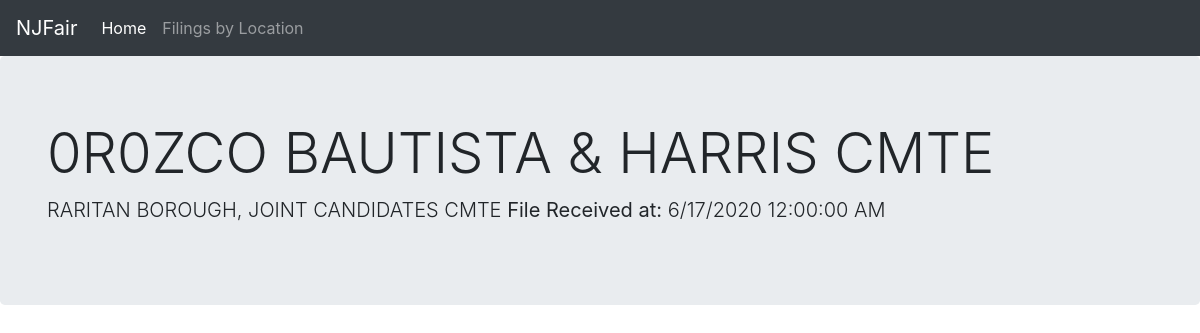
The app's page /candidates/1 with its own data.
### app.py (models this page shows)
class Candidates(db.Model):
    __tablename__ = 'gen_entitylistings2020'
    __table_args__ = {'extend_existing': True}
    NAME = db.Column(db.Text, primary_key=True)

### app.py (the view)
@app.route('/candidates/<slug>')
def detail(slug):
    loc_candidacy = Candidates.query.filter_by(SLUG=slug).first()
    return render_template('detail.html', loc_candidacy=loc_candidacy)

### templates/detail.html (shortened to what this page needs)
{% extends 'layout.html' %}
{% block content %}
<div class="jumbotron">
  <div class="container">
      <h1 class="display-4">{{ loc_candidacy.NAME }}</h1>
        <p class="lead">{{ loc_candidacy.LOCATION }}, {{ loc_candidacy.OFFICE }} <strong> File Received at: </strong> {{ loc_candidacy.DATE_RECEIVED }}</p>
    </div>
</div>
{% endblock %}

### records on screen
Candidates: NAME "0R0ZCO BAUTISTA & HARRIS CMTE", LOCATION "RARITAN BOROUGH", OFFICE "JOINT CANDIDATES CMTE", DATE_RECEIVED "6/17/2020 12:00:00 AM"
